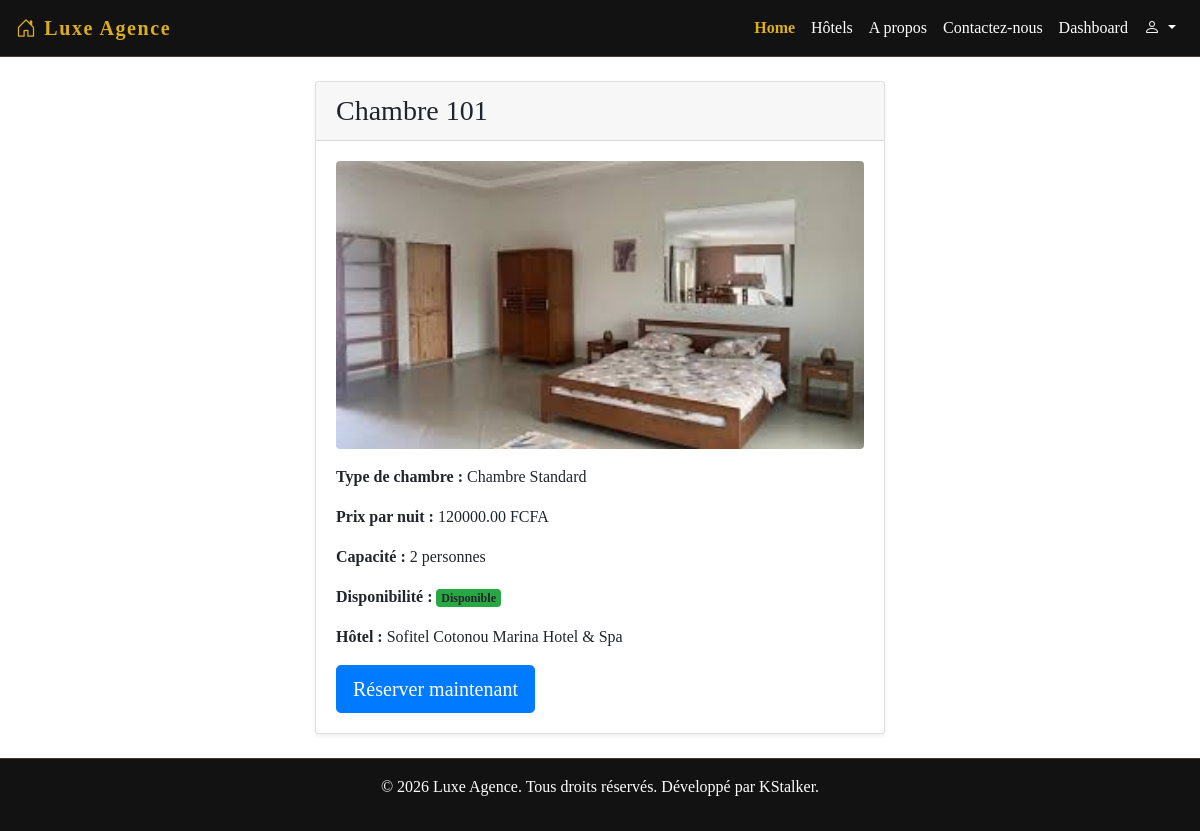
The page /room/1/ on the database its author committed.
### Agence/models.py (models this page shows, shortened)
class Room(models.Model):
    hotel = models.ForeignKey(Hotel, on_delete=models.CASCADE)
    room_number = models.CharField(max_length=20)
    room_type = models.CharField(max_length=100)
    price_per_night = models.DecimalField(max_digits=10, decimal_places=2)
    available = models.BooleanField(default=True)
    capacity = models.IntegerField()
    image = models.ImageField(upload_to='rooms/', default='rooms/default.jpg')

class Hotel(models.Model):
    name = models.CharField(max_length=100)
    description = models.TextField()
    country = models.CharField(max_length=100)
    city = models.CharField(max_length=100)
    address = models.CharField(max_length=255)
    owner = models.ForeignKey(User, on_delete=models.CASCADE, related_name='owned_hotels')
    image = models.ImageField(upload_to='hotels/')

### Agence/views.py (the view)
# urls.py: path('room/<int:pk>/', views.DetailRoomView.as_view(), name='detail_room'),
class DetailRoomView(DetailView):
    model = Room
    template_name = 'rooms/detail_room.html'
    context_object_name = 'room'

### Agence/templates/rooms/detail_room.html
{% extends 'base.html' %}
{% block content %}
<div class="container py-4" style="width: 50%;">
    <div class="card shadow-sm">
        <div class="card-header d-flex justify-content-between align-items-center">
            <h3 class="mb-0">Chambre {{ room.room_number }}</h3>
        </div>
        <div class="card-body">
            {% if room.image %}
                <div class="mb-3">
                    <img src="{{ room.image.url }}" alt="{{ room.room_number }}" class="img-fluid rounded" style="max-height: 400px; object-fit: cover; width: 100%;">
                </div>
            {% endif %}
                <p><strong>Type de chambre : </strong> {{ room.room_type }}</p>
                <p><strong>Prix par nuit : </strong> {{ room.price_per_night }} FCFA</p>
                <p><strong>Capacité : </strong> {{ room.capacity }} personnes</p>
                <p><strong>Disponibilité : </strong>
                  {% if room.available %}
                    <span class="badge bg-success">Disponible</span>
                  {% else %}
                    <span class="badge bg-danger">Indisponible</span>
                  {% endif %}
                </p>
                <p><strong>Hôtel : </strong> {{ room.hotel.name }}</p>
            <div class="d-grid">
                {% if room.available %}
                    <a href="{% url 'create_booking' %}?room_id={{ room.id }}" class="btn btn-primary btn-lg">Réserver maintenant</a>
                {% else %}
                    <button class="btn btn-secondary btn-lg" disabled>Chambre Indisponible</button>
                {% endif %}
            </div>
        </div>
    </div>
</div>
{% endblock %}

### Agence/templates/base.html (style rules this page uses)
body { font-family: 'Times New Roman', Times, serif; }

### rows shown on the page
Room: room_number "101", image (picture), room_type "Chambre Standard", price_per_night "120000.00", capacity "2", hotel.name "Sofitel Cotonou Marina Hotel & Spa"
